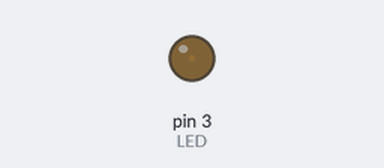
The sketch below on a simulated Arduino Uno, built with avr-gcc and run on an emulated ATmega328P. On the bench: output pins drawn as LEDs (lit = HIGH).

Above: at 0.05 s.
At 3.45 s:
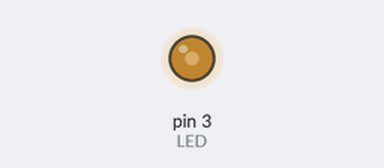
At 6.95 s:
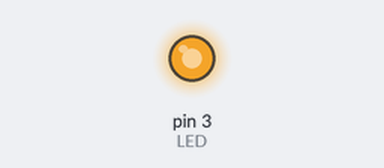
At 13.85 s:
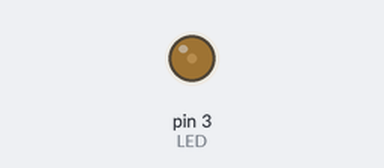
Timing chart, 0 to 19.9 s (numbered marks = the images above):
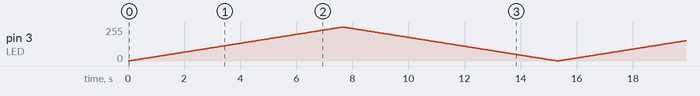

The sketch:

lesson_2.2.ino
```cpp
/*
  keyestudio Mini Tank Robot V3
  lesson 2.2
  pwm-slow
  http://www.keyestudio.com
*/
int LED = 3;  //Define the pin of LED to connect with digital port 3

void setup () {
  pinMode (LED, OUTPUT); //Initialize the LED pin to output mode
}
void loop () {
  for (int value = 0; value < 255; value = value + 1) {
    analogWrite (LED, value); // LED turns on
    delay (30); // Delay in 30ms
  }
  for (int value = 255; value > 0; value = value - 1) {
    analogWrite (LED, value); // LED turns off
    delay (30); // Delay in 30ms
  }
}
```
